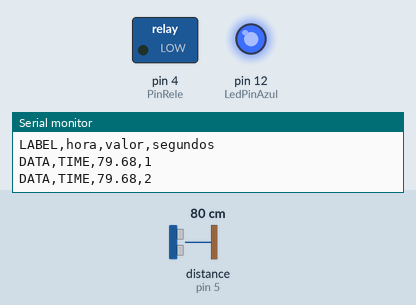
Recording of a sketch running on a simulated Arduino Uno, built with avr-gcc and run on an emulated ATmega328P. On the bench: switched loads named in the sketch (green lamp = pin HIGH), output pins drawn as LEDs (lit = HIGH), the last lines printed to the serial monitor. Wiring (inferred from the names in the program): ultrasonic range finder: trigger pin 6; echo pin 5. Inputs (shaded band) come from the test bench; at power-on: distance to the obstacle (sensor on pin 5) 80 cm. The echo pulse lasts 58.3 µs per cm; pins used as bus, display or sensor lines are not drawn.

Above: at 1.8 s.
1.9 s: distance to the obstacle (sensor on pin 5) set to 12 cm
3.4 s: distance to the obstacle (sensor on pin 5) set to 9 cm
At 4.7 s:
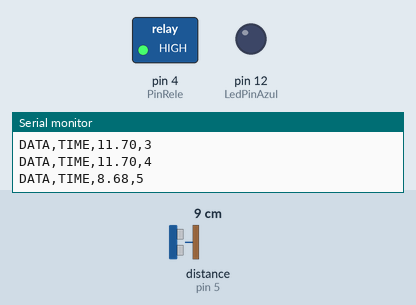
5.5 s: distance to the obstacle (sensor on pin 5) set to 18 cm
At 6.4 s:
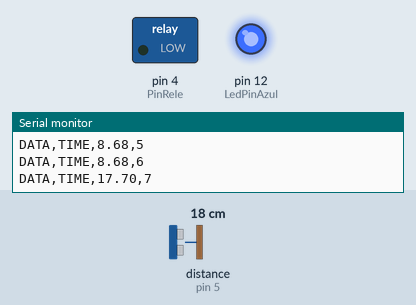
7.5 s: distance to the obstacle (sensor on pin 5) set to 2 cm
At 9.2 s:
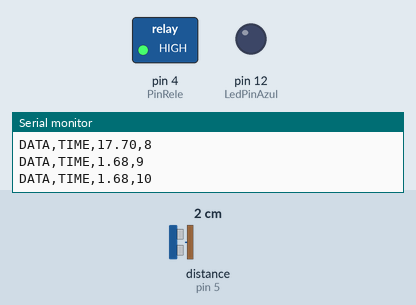
Timing chart, 0 to 10.5 s (numbered marks = the images above; inputs shaded):
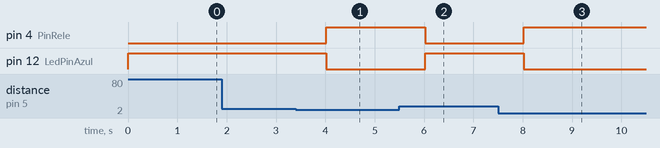

The sketch:

CONTROLADOR_PID.ino
```cpp
const int EchoPin = 5;
const int TriggerPin = 6;
const int PinRele = 4;
const int LedPinAzul = 12;
float distancia;
long tiempo;
int segundos = 0;
int LABEL = 1;//para la comunicacion
void setup() {
   Serial.begin(9600); //velocidad de comunicacion
   pinMode(LedPinAzul, OUTPUT);
   pinMode(TriggerPin, OUTPUT);
   pinMode(PinRele, OUTPUT);
   pinMode(EchoPin, INPUT);
   Serial.println("CLEARDATA");//reseteamos la comunicacion
   Serial.println("LABEL,hora,valor,segundos");//damos nombres a las columnas de excel
}

void loop() {
  segundos++;//incrementamos segundos
  digitalWrite(TriggerPin, HIGH);  //se envía un pulso para activar el sensor
  delayMicroseconds(10);
  digitalWrite(TriggerPin, LOW);

  // medimos el pulso de respuesta
  tiempo = (pulseIn(EchoPin, HIGH)/2);

  // dividido por 2 por que es el
  // tiempo que el sonido tarda
  // en ir y en volver
  // ahora calcularemos la distancia en cm
  // sabiendo que el espacio es igual a la velocidad por el tiempo
  // y que la velocidad del sonido es de 343m/s y que el tiempo lo
  // tenemos en millonesimas de segundo

  distancia = float(tiempo * 0.0343);

   //Serial.print("Distancia: "); // imprime la distancia en el Monitor Serie
   //Serial.println(distancia);
   //Serial.print("Segundos: ");
   //Serial.println(millis()/1000);
   Serial.print("DATA,TIME");
   Serial.print(",");
   Serial.print(distancia);
   Serial.print(",");
   Serial.println(segundos);

         if(distancia >=10){
         digitalWrite(LedPinAzul , HIGH);
         digitalWrite(PinRele , LOW);

}

         else {
             digitalWrite(LedPinAzul , LOW);
             digitalWrite(PinRele , HIGH);
           }
        if(segundos >90){// limitamos caa cantidades delescturas que se haran
         segundos = 0;
        Serial.println("ROW,SET,2");//imprimimos los valores desde la posiscion 2 en ecxel
}

delay(1000);// tiempo de muestreo

}
```

Measured:
- the behaviour switches between 11 and 10 cm on distance to the obstacle (sensor on pin 5) (found by bisection; images 0 and 1)
- after the input at 3.4 s, pin 4 (PinRele): LOW → HIGH after 0.62 s; pin 12 (LedPinAzul): HIGH → LOW after 0.62 s
- after the input at 5.5 s, pin 4 (PinRele): HIGH → LOW after 0.52 s; pin 12 (LedPinAzul): LOW → HIGH after 0.52 s
- after the input at 7.5 s, pin 4 (PinRele): LOW → HIGH after 0.52 s; pin 12 (LedPinAzul): HIGH → LOW after 0.52 s
